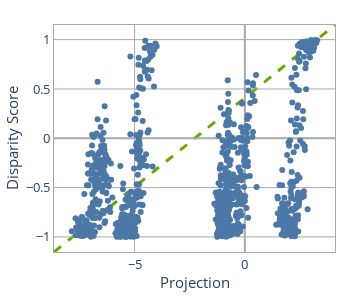
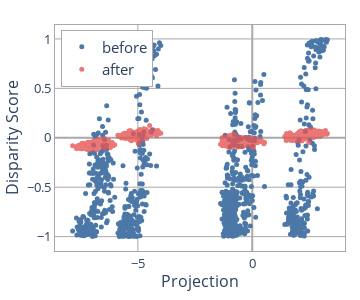

Source (notebook cell) for these figures, in order:
### Code cell
fig = plot_projection(projections, baseline_bias)
fig.show()
fig = plot_debias(debiased_scores, baseline_bias, projections)
fig.show()

### Figure 1 — Plotly figure (JSON) as saved in the notebook; plotly's stock layout.template omitted (floating-point values rounded to 4 significant figures; data arrays with more than 128 entries replaced by an {"elided": "..."} marker saying what was removed)
{"data": [{"marker": {"color": "#4C78A8"}, "mode": "markers", "showlegend": false, "type": "scatter", "x": {"elided": "1000 float values"}, "y": {"elided": "1000 float values"}}], "layout": {"font": {"size": 13}, "height": 300, "legend": {"title": {"font": {"size": 14}}}, "margin": {"b": 20, "l": 20, "r": 15, "t": 25}, "plot_bgcolor": "white", "shapes": [{"layer": "below", "line": {"color": "#66AA00", "dash": "dash", "width": 3}, "type": "line", "x0": 0, "x1": 1, "xref": "paper", "y0": 0, "y1": 1, "yref": "paper"}], "title": {"font": {"size": 14}, "x": 0.55, "y": 0.97}, "width": 350, "xaxis": {"gridcolor": "darkgrey", "linecolor": "darkgrey", "linewidth": 1, "mirror": true, "showgrid": true, "showline": true, "tickfont": {"size": 13}, "title": {"font": {"size": 15}, "standoff": 5, "text": "Projection"}, "zeroline": true, "zerolinecolor": "darkgrey"}, "yaxis": {"gridcolor": "darkgrey", "linecolor": "darkgrey", "linewidth": 1, "mirror": true, "showgrid": true, "showline": true, "tickfont": {"size": 13}, "title": {"font": {"size": 15}, "standoff": 4, "text": "Disparity Score"}, "zeroline": true, "zerolinecolor": "darkgrey"}}}

### Figure 2 — Plotly figure (JSON) as saved in the notebook; plotly's stock layout.template omitted (floating-point values rounded to 4 significant figures; data arrays with more than 128 entries replaced by an {"elided": "..."} marker saying what was removed)
{"data": [{"marker": {"color": "#4C78A8", "size": 5}, "mode": "markers", "name": "before", "showlegend": true, "type": "scatter", "x": {"elided": "1000 float values"}, "y": {"elided": "1000 float values"}}, {"marker": {"color": "#E45756", "size": 5}, "mode": "markers", "name": "after", "opacity": 0.8, "showlegend": true, "type": "scatter", "x": {"elided": "1000 float values"}, "y": {"elided": "1000 float values"}}], "layout": {"font": {"size": 14}, "height": 300, "legend": {"bordercolor": "darkgrey", "borderwidth": 1, "font": {"size": 15}, "x": 0.02, "xanchor": "left", "y": 0.98, "yanchor": "top"}, "margin": {"b": 20, "l": 20, "r": 15, "t": 25}, "plot_bgcolor": "white", "title": {"font": {"size": 17}, "x": 0.55, "y": 0.98}, "width": 360, "xaxis": {"gridcolor": "darkgrey", "linecolor": "darkgrey", "linewidth": 1, "mirror": true, "showgrid": true, "showline": true, "tickfont": {"size": 13}, "title": {"font": {"size": 16}, "standoff": 5, "text": "Projection"}, "zeroline": true, "zerolinecolor": "darkgrey"}, "yaxis": {"gridcolor": "darkgrey", "linecolor": "darkgrey", "linewidth": 1, "mirror": true, "showgrid": true, "showline": true, "tickfont": {"size": 13}, "title": {"font": {"size": 16}, "standoff": 4, "text": "Disparity Score"}, "zeroline": true, "zerolinecolor": "darkgrey"}}}
